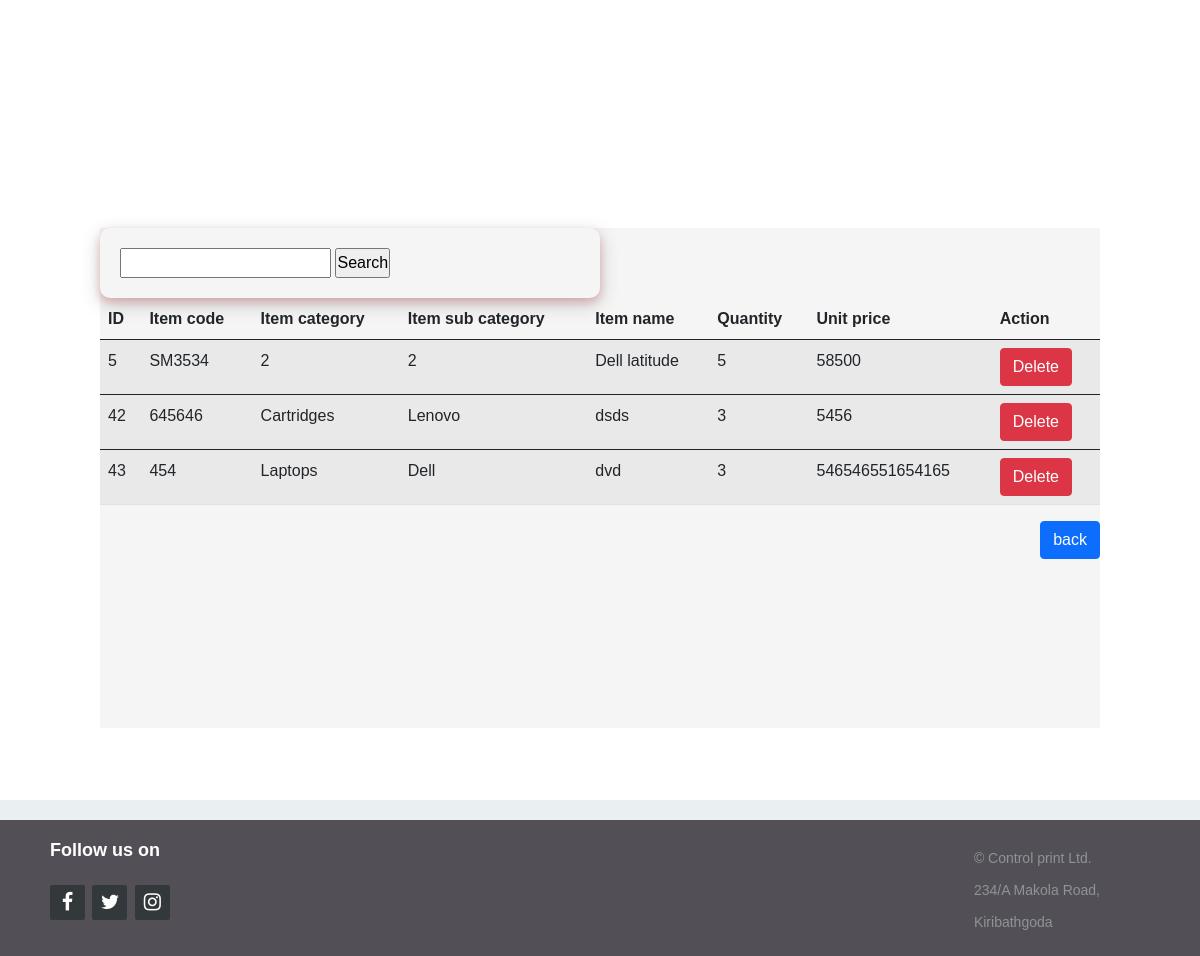
The page /searchitem.php on the database its author committed.
### tables this page shows
CREATE TABLE `item` (
  `id` int(11) NOT NULL,
  `item_code` varchar(20) NOT NULL,
  `item_category` varchar(20) NOT NULL,
  `item_subcategory` varchar(20) NOT NULL,
  `item_name` varchar(20) NOT NULL,
  `quantity` varchar(20) NOT NULL,
  `unit_price` varchar(20) NOT NULL
);

### searchitem.php (the view, shortened to what this page needs)
<?php include "php/readitems.php";   ?>
<!DOCTYPE html>
<html>
<head>
        <link href="https://cdn.jsdelivr.net/npm/bootstrap@5.0.0-beta3/dist/css/bootstrap.min.css" rel="stylesheet">
        <link rel="stylesheet" href="sstyle.css">
        <link rel="stylesheet" href="styles/footer.css">
        <link rel="stylesheet" href="http://maxcdn.bootstrapcdn.com/font-awesome/4.2.0/css/font-awesome.min.css">
</head>
<body>
        <?php
        $search = mysqli_real_escape_string($conn,$_GET['search']);
        ?>
        <div class="container">
                <div class="box">
                        <div class="form-group">
                                <form action="">
                                        <input type="text" name="search">
                                        <input type="submit" value="Search">
                        </div>
                        <table class="table table-striped">
                                <thead>
                                        <tr>
                                        <th scope="col">ID</th>
                                        <th scope="col">Item code</th>
                                        <th scope="col">Item category</th>
                                        <th scope="col">Item sub category</th>
                                        <th scope="col">Item name</th>
                                        <th scope="col">Quantity</th>
                                        <th scope="col">Unit price</th>
                                        <th scope="col">Action</th>
                                        </tr>
                                </thead>
                                <?php
                                require_once('db_conn.php');
                                $sql = "SELECT * FROM item WHERE item_code  LIKE '%".$search."%'";
                                $getquery = mysqli_query($conn, $sql) or die(mysqli_error($conn));
                                while ($rows = mysqli_fetch_assoc($getquery)) {
                                ?>
                                        <tbody>
                                                <tr>
                                                        <td><?php echo $rows['id']; ?></td>
                                                        <td><?php echo $rows['item_code'] ?></td>
                                                        <td><?php echo $rows['item_category']; ?></td>
                                                        <td><?php echo $rows['item_subcategory']; ?></td>
                                                        <td><?php echo $rows['item_name']; ?></td>
                                                        <td><?php echo $rows['quantity']; ?></td>
                                                        <td><?php echo $rows['unit_price']; ?></td>
                                                        <td><a href="itemdelete.php?id=<?= $rows['id'] ?>" class="btn btn-danger">Delete</a>
                                                        </td>
                                                </tr>
                                        <?php   } ?>
                                        </tbody>
                        </table>
                        <div class="link-right">
                                <a href="item.php" class="btn btn-primary">back</a>
                        </div>
                </div>
        </div>
        <footer class="footer-distributed">
                <div class="footer-right">
                        <p class="footer-company-about">
                                <span>Follow us on</span>
                        </p>
                        <div class="footer-icons">
                                <a href="#"><i class="fa fa-facebook"></i></a>
                                <a href="#"><i class="fa fa-twitter"></i></a>
                                <a href="#"><i class="fa fa-instagram"></i></a>
                        </div>
                </div>
                <div class="footer-left">
                        <div class="footer-company-name">
                                <p>© Control print Ltd.</p>
                                <p>234/A Makola Road,</p>
                                <p>Kiribathgoda</p>
                        </div>
                </div>
        </footer>
</body>
</html>

### sstyle.css (style rules this page uses)
body { margin: 0; padding: 0; background-size: cover; background-position: center; font-family: sans-serif; }
.container { min-height: 100vh; display: flex; justify-content: right; align-items: center; flex-direction: column; }
.container form { width: 500px; padding: 20px; border-radius: 10px; box-shadow: 0 4px 8px 0 rgba(204, 11, 11, 0.2), 0 6px 20px 0 rgba(0, 0, 0, 0.19); }
.box { width: 1000px; height: 500px; background: rgb(245, 245, 245); color: #fff; top: 50%; left: 50%; position: absolute; transform: translate(-50%, -50%); box-sizing: border-box; }
.container table { padding: 20px; border-radius: 10px; box-shadow: 0 4px 8px 0 rgba((0), 0, 0, 0.2), 0 6px 20px 0 rgba(0, 0, 0, 0.19); }
.link-right { display: flex; justify-content: flex-end; }

### styles/footer.css (style rules this page uses)
* { padding:0; margin:0; }
html { background-color: #eaf0f2; }
body { font:16px/1.6 Arial, sans-serif; }
footer { position: fixed; bottom: 0; }
.footer-distributed { background-color: rgba(44, 41, 47, 0.8); box-sizing: border-box; width: 100%; text-align: left; font: bold 16px sans-serif; padding: 20px 50px 10px 50px; margin-top: 20px; }
.footer-distributed .footer-left, .footer-distributed .footer-center, .footer-distributed .footer-right { display: inline-block; vertical-align: top; }
.footer-distributed .footer-left { width: 30%; }
.footer-distributed .footer-company-name { color: #8f9296; font-size: 14px; font-weight: normal; margin: 0; padding-left:200px; padding-top:10px; }
.footer-distributed .footer-right { width: 30%; }
.footer-distributed .footer-icons { margin-top: 25px; }
.footer-distributed .footer-icons a { display: inline-block; width: 35px; height: 35px; cursor: pointer; background-color: #33383b; border-radius: 2px; font-size: 20px; color: #ffffff; text-align: center; line-height: 35px; margin-right: 3px; margin-bottom: 5px; }
.footer-distributed .footer-company-about { line-height: 20px; color: #92999f; font-size: 13px; font-weight: normal; margin: 0; }
.footer-distributed .footer-company-about span { display: block; color: #ffffff; font-size: 18px; font-weight: bold; margin-bottom: 20px; }

### rows shown on the page
item: id "5", item_code "SM3534", item_category "2", item_subcategory "2", item_name "Dell latitude", quantity "5", unit_price "58500"
item: id "42", item_code "645646", item_category "Cartridges", item_subcategory "Lenovo", item_name "dsds", quantity "3", unit_price "5456"
item: id "43", item_code "454", item_category "Laptops", item_subcategory "Dell", item_name "dvd", quantity "3", unit_price "546546551654165"
